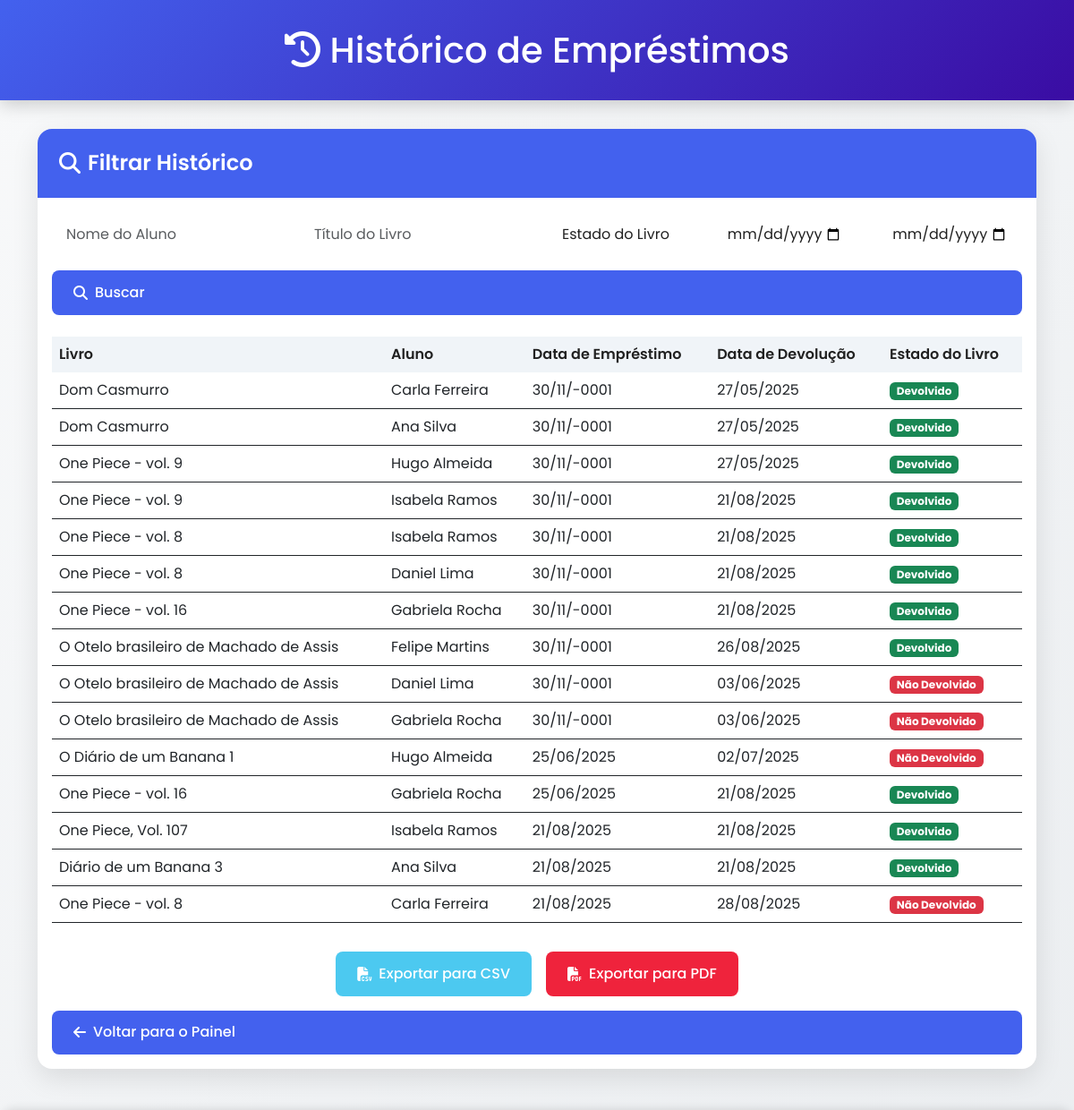
The app's page /frontend/historico_emprestimos.php (signed in, upper part), older data.
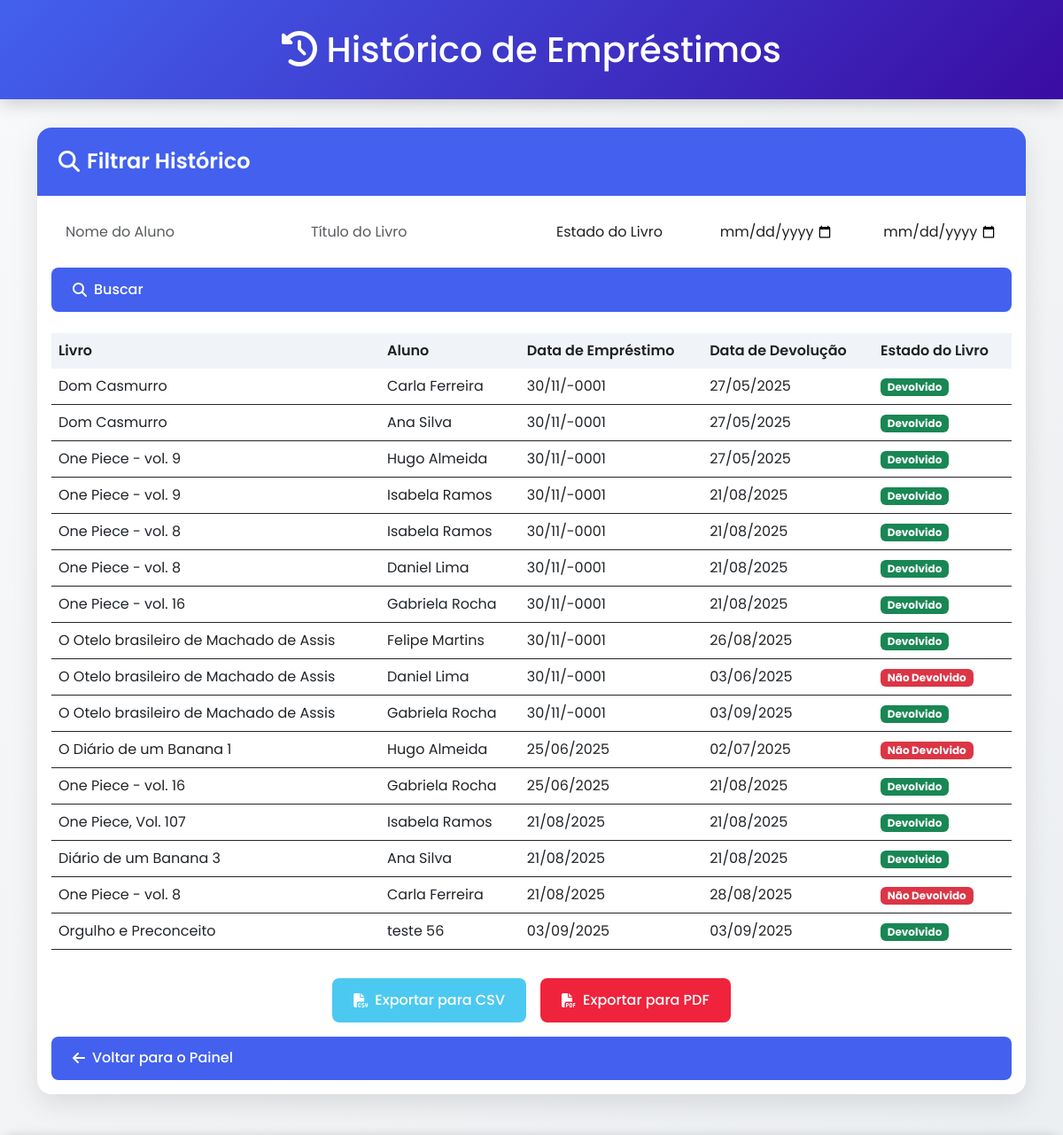
The same page, newer data.
### tables this page shows
CREATE TABLE `emprestimos` (
  `id` int(11) NOT NULL,
  `aluno_id` int(11) DEFAULT NULL,
  `livro_id` int(11) DEFAULT NULL,
  `data_emprestimo` date NOT NULL,
  `data_devolucao` date DEFAULT NULL,
  `devolvido` varchar(50) NOT NULL,
  `professor_id` int(11) DEFAULT NULL
);

CREATE TABLE `livros` (
  `id` int(11) NOT NULL,
  `titulo` varchar(255) NOT NULL,
  `autor` varchar(255) NOT NULL,
  `isbn` varchar(20) NOT NULL,
  `capa_url` varchar(700) DEFAULT NULL,
  `descricao` text DEFAULT NULL,
  `categoria` varchar(100) DEFAULT NULL,
  `ano_publicacao` varchar(4) NOT NULL,
  `genero` varchar(100) NOT NULL,
  `quantidade` int(100) NOT NULL,
  `preview_link` varchar(255) DEFAULT NULL
);

CREATE TABLE `alunos` (
  `id` int(11) NOT NULL,
  `nome` varchar(255) NOT NULL,
  `serie` varchar(50) NOT NULL,
  `email` varchar(255) NOT NULL,
  `senha` varchar(255) NOT NULL,
  `professor_id` int(11) DEFAULT NULL
);

### backend/historico_emprestimos.php (called while the page is built, shortened)
<?php
require '../includes/conn.php';
$sql = "
    SELECT e.id, l.titulo AS livro, a.nome AS aluno, e.data_emprestimo, e.data_devolucao, e.devolvido
    FROM emprestimos e
    JOIN livros l ON e.livro_id = l.id
    JOIN alunos a ON e.aluno_id = a.id
    WHERE 1
";
$stmt = $conn->prepare($sql);
$stmt->execute();
$result = $stmt->get_result();
?>

### frontend/historico_emprestimos.php (the view, shortened to what the changed rows need)
<?php
include('../backend/historico_emprestimos.php')
?>
<!DOCTYPE html>
<html lang="pt" data-theme="light">
<head>
    <link href="https://cdn.jsdelivr.net/npm/bootstrap@5.3.0/dist/css/bootstrap.min.css" rel="stylesheet">
    <link rel="stylesheet" href="https://cdnjs.cloudflare.com/ajax/libs/font-awesome/6.4.2/css/all.min.css">
    <link rel="stylesheet" href="assets/css/historico_emprestimos.css">
</head>
<body>
    <div class="dashboard-header text-center">
        <div class="container">
            <h1 class="mb-0">
                <i class="fas fa-history"></i> Histórico de Empréstimos
            </h1>
        </div>
    </div>
    <div class="container">
        <div class="card">
            <div class="card-body">
                <div class="table-responsive">
                    <table class="table table-hover">
                        <thead>
                            <tr>
                                <th>Livro</th>
                                <th>Aluno</th>
                                <th>Data de Empréstimo</th>
                                <th>Data de Devolução</th>
                                <th>Estado do Livro</th>
                            </tr>
                        </thead>
                        <tbody>
                            <?php if ($result->num_rows > 0): ?>
                                <?php while ($row = $result->fetch_assoc()): ?>
                                    <tr>
                                        <td><?php echo $row['livro']; ?></td>
                                        <td><?php echo $row['aluno']; ?></td>
                                        <td><?php echo date('d/m/Y', strtotime($row['data_emprestimo'])); ?></td>
                                        <td><?php echo $row['data_devolucao'] ? date('d/m/Y', strtotime($row['data_devolucao'])) : 'Não devolvido'; ?></td>
                                        <td>
                                            <span class="badge <?php echo $row['devolvido'] == '0' ? 'bg-danger' : 'bg-success'; ?>">
                                                <?php echo $row['devolvido'] == '0' ? 'Não Devolvido' : 'Devolvido'; ?>
                                            </span>
                                        </td>
                                    </tr>
                                <?php endwhile; ?>
                            <?php else: ?>
                                <tr>
                                    <td colspan="5" class="text-center">Nenhum registro encontrado.</td>
                                </tr>
                            <?php endif; ?>
                        </tbody>
                    </table>
                </div>
            </div>
        </div>
    </div>
    <link rel="stylesheet" href="_css/footer.css">
</body>
</html>

Row changes from the older to the newer data that the page shows:
changed emprestimos (number 10 of 16 on the later page): data_devolucao "03/06/2025" → "03/09/2025"; devolvido "Não Devolvido" → "Devolvido"
added emprestimos: livro.titulo "Orgulho e Preconceito", aluno.nome "teste 56", data_emprestimo "03/09/2025", data_devolucao "03/09/2025", devolvido "Devolvido"
